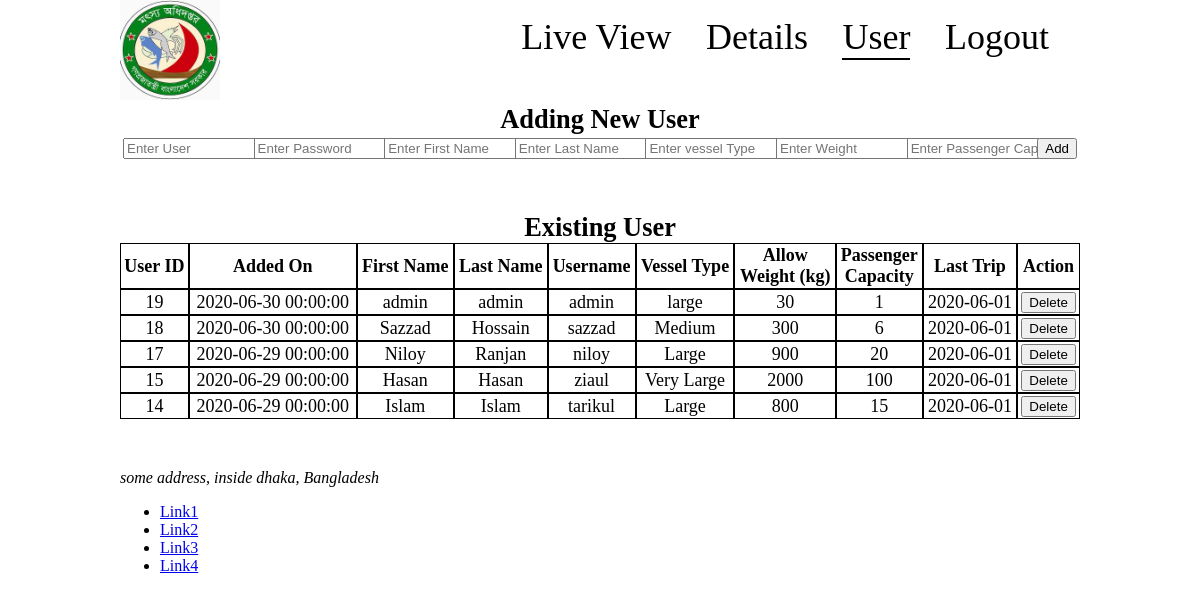
Screenshot of /user.php (signed in) with the database file from the repository.
### tables this page shows
CREATE TABLE `user` (
  `id` int(4) NOT NULL,
  `username` varchar(30) NOT NULL,
  `first_name` varchar(30) NOT NULL,
  `last_name` varchar(30) NOT NULL,
  `vessel_type` varchar(30) NOT NULL,
  `allow_weight` int(4) NOT NULL,
  `make_year` int(4) NOT NULL,
  `passenger_capacity` int(2) NOT NULL,
  `added_date` datetime NOT NULL DEFAULT CURRENT_TIMESTAMP,
  `last_trip` date DEFAULT NULL,
  `password` varchar(50) NOT NULL,
  `active_trip` int(6) DEFAULT NULL
);

### user.php (the view, shortened to what this page needs)
<?php
	$dbtable="user";
	$connect=mysql_conn();
?>
<!doctype html>
<html>
<head>
<link rel="stylesheet" href="css/style.css">
<link rel="stylesheet" href="css/user.css">
</head>
<body>
	<header>
		<div class="container">
			<div class="logo">
				<img src="img/logo.jpg" alt="">
			</div>
			<div class="menu">
				<ul>
					<li><a href="index.php">Live View</a></li>
					<li><a href="details.php">Details</a></li>
					<li class="page_active"><a href="user.php">User</a></li>
					<li><a href="#">Logout</a></li>
				</ul>
			</div>
		</div>
	</header>
	<body>
		<section class="users_add">
			<div class="container">
				<label for="adduser">Adding New User</label>
				<form action="user.php" method="post">
					<table class="user_add_table" id="adduser">
						<tr class="user_add_tableRow">
							<td class="a_cell"><input type="text" name="new_user" placeholder="Enter User"></td>
							<td class="a_cell"><input type="text" name="new_pass" placeholder="Enter Password"></td>
							<td class="a_cell"><input type="text" name="new_fname" placeholder="Enter First Name"></td>
							<td class="a_cell"><input type="text" name="new_lanme" placeholder="Enter Last Name"></td>
							<td class="a_cell"><input type="text" name="new_vessel" placeholder="Enter vessel Type"></td>
							<td class="a_cell"><input type="text" name="new_weight" placeholder="Enter Weight"></td>
							<td class="a_cell"><input type="text" name="new_capacity" placeholder="Enter Passenger Capacity"></td>
							<td class="a_cell"><input type="submit" name="submit" value="Add"></td>
						</tr>
					</table>
				</form>
			</div>
		</section>
		<section class="users_view">
			<div class="container">
				<label for="myTable">Existing User</label>
				<table class="table" id="myTable">
					<tr class="tableHeadRow">
						<th class="cell">User ID</th>
						<th class="cell">Added On</th>
						<th class="cell">First Name</th>
						<th class="cell">Last Name</th>
						<th class="cell">Username</th>
						<th class="cell">Vessel Type</th>
						<th class="cell">Allow<br>Weight (kg)</th>
						<th class="cell">Passenger<br>Capacity</th>
						<th class="cell">Last Trip</th>
						<th class="cell">Action</th>
					</tr>
					<?php
						$row_query  = "select * from $dbtable ";
						$row_query .= "order by id DESC";
						$row_res = mysqli_query($connect,$row_query);
						while($row=mysqli_fetch_assoc($row_res)){
							echo "<tr class=\"tableRow\">";
								echo "<td class=\"cell\">";
									echo $row["id"];
								echo "</td>";
								echo "<td class=\"cell\">";
									echo $row["added_date"];
								echo "</td>";
								echo "<td class=\"cell\">";
									echo $row["first_name"];
								echo "</td>";
								echo "<td class=\"cell\">";
									echo $row["last_name"];
								echo "</td>";
								echo "<td class=\"cell\">";
									echo $row["username"];
								echo "</td>";
								echo "<td class=\"cell\">";
									echo $row["vessel_type"];
								echo "</td>";
								echo "<td class=\"cell\">";
									echo $row["allow_weight"];
								echo "</td>";
								echo "<td class=\"cell\">";
									echo $row["passenger_capacity"];
								echo "</td>";
								echo "<td class=\"cell\">";
									echo $row["last_trip"];
								echo "</td>";
								echo "<td class=\"cell\">";
									echo "<form action=\"user.php\" method=\"post\">";
											echo "<input type=\"submit\" name=\"submit\" value=\"Delete\">";
										echo "</form>";
								echo "</td>";
							echo "</tr>";
						}
					?>
				</table>
			</div>
		</section>
	</body>
	<footer>
		<div class="container">
			<address>
				some address, inside dhaka, Bangladesh
			</address>
			<div class="footer_link">
				<ul>
					<li><a href="#">Link1</a></li>
					<li><a href="#">Link2</a></li>
					<li><a href="#">Link3</a></li>
					<li><a href="#">Link4</a></li>
				</ul>
			</div>
		</div>
	</footer>
</body>
</html>

### css/style.css (style rules this page uses)
body { margin: 0; padding: 0; }
.container { overflow: hidden; width: 80%; margin: 0 auto; }
.logo { float: left; width: 20%; }
.logo img { width: 100%; max-width: 100px; }
.menu { float: right; width: 60%; }
.menu ul { float: right; width: 100%; }
.menu ul li { list-style: none; float: left; margin: 0 3%; }
.menu ul li:last-child { margin-right: 0; }
.menu ul li a { display: inline-block; text-align: right; text-decoration: none; color: black; font-size: 3vw; border-bottom: 2px solid transparent; transition: 0.3s; }
.menu ul .page_active a { border-bottom: 2px solid black; }
.cell { text-align: center; border:1px solid black; }
label { display: block; text-align: center; font-weight: 700; font-size: 2.2vw; }
.table { width: 100%; font-size: 1.5vw; border-spacing: 0; }

### css/user.css (style rules this page uses)
.user_add_table { width:100%; }
.user_add_tableRow { width: 100%; }
.user_add_tableRow input { width:100%; }
.users_view { padding: 50px 0; }

### rows the page displays
user: id "19", added_date "2020-06-30 00:00:00", first_name "admin", last_name "admin", username "admin", vessel_type "large", allow_weight "30", passenger_capacity "1", last_trip "2020-06-01"
user: id "18", added_date "2020-06-30 00:00:00", first_name "Sazzad", last_name "Hossain", username "sazzad", vessel_type "Medium", allow_weight "300", passenger_capacity "6", last_trip "2020-06-01"
user: id "17", added_date "2020-06-29 00:00:00", first_name "Niloy", last_name "Ranjan", username "niloy", vessel_type "Large", allow_weight "900", passenger_capacity "20", last_trip "2020-06-01"
user: id "15", added_date "2020-06-29 00:00:00", first_name "Hasan", last_name "Hasan", username "ziaul", vessel_type "Very Large", allow_weight "2000", passenger_capacity "100", last_trip "2020-06-01"
user: id "14", added_date "2020-06-29 00:00:00", first_name "Islam", last_name "Islam", username "tarikul", vessel_type "Large", allow_weight "800", passenger_capacity "15", last_trip "2020-06-01"
